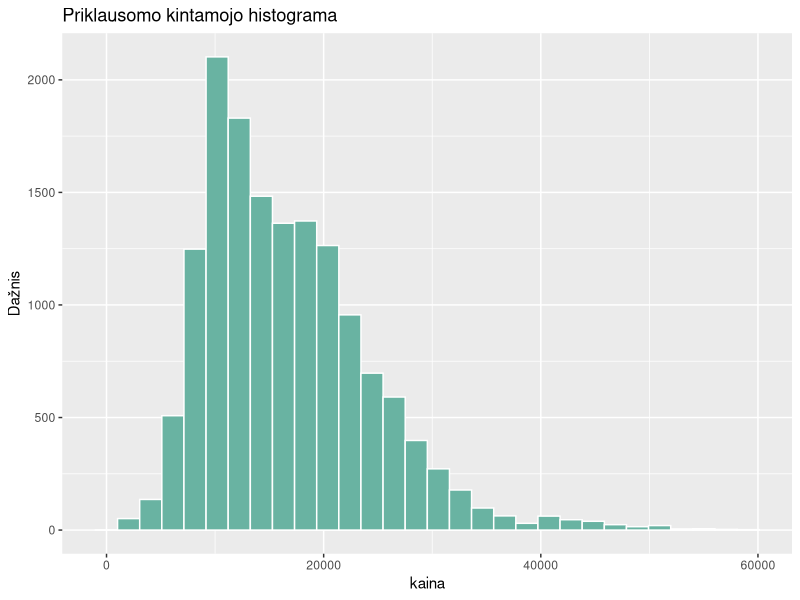
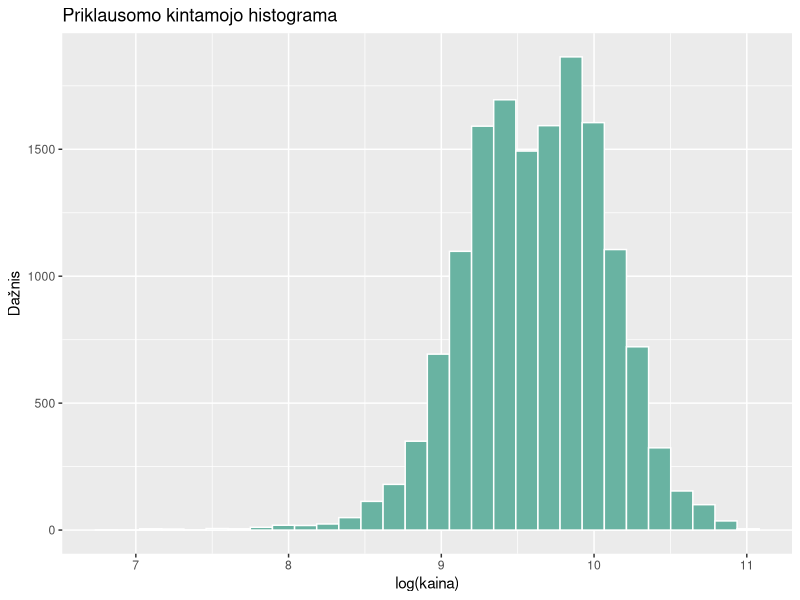
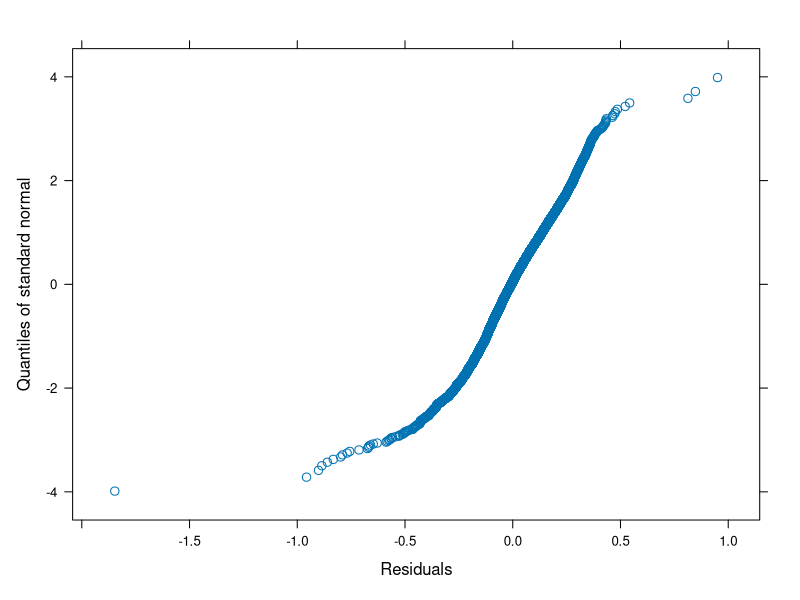
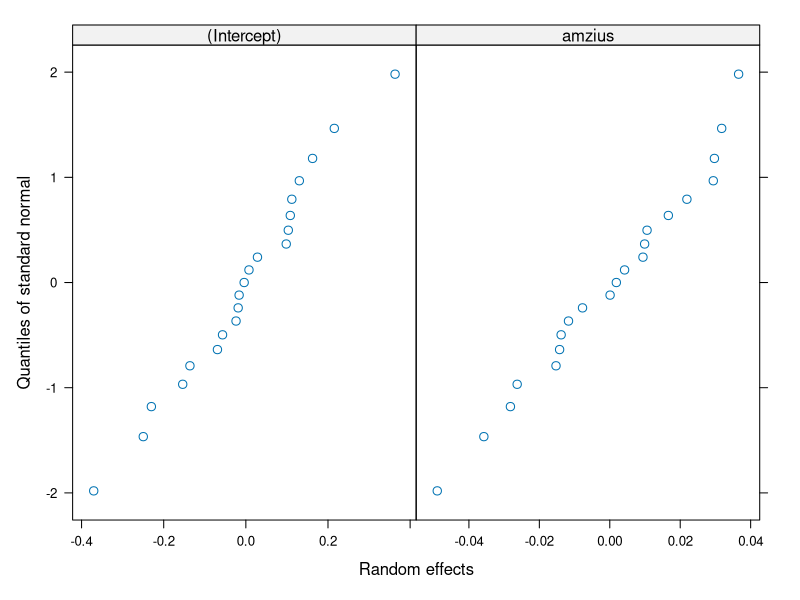
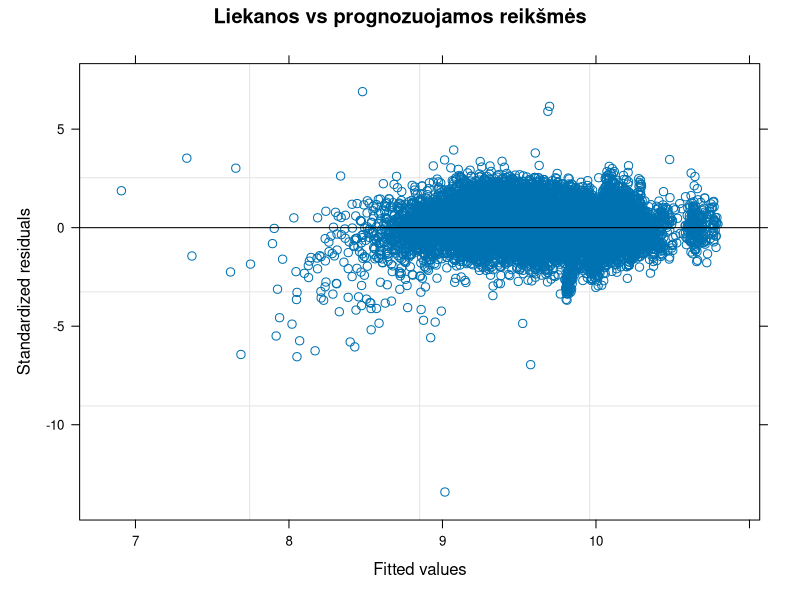
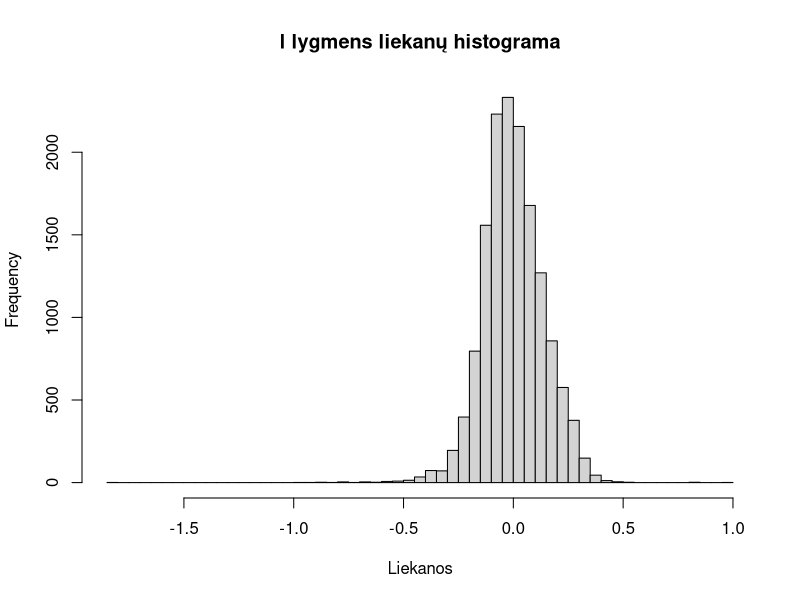

R code for these plots, in order:
# =====================================================================
# Autorės: Lidija Puščiūtė, Darja Baranova
# K6(10) – Savarankiškas HLM: naudotų Volkswagen automobilių kainos
# Duomenys: Kaggle „100,000 UK Used Car Data set“ (failas vw.csv)
# I lygmuo – automobilis (skelbimas), II lygmuo – automobilio modelis
# =====================================================================

# Bibliotekos
library(nlme)      # lme() – hierarchiniai tiesiniai modeliai (kaip paskaitos pavyzdyje)
library(ggplot2)   # priklausomo kintamojo histograma

# ---------------------------------------------------------------------
# 0. Duomenų nuskaitymas ir paruošimas
# ---------------------------------------------------------------------
duom <- read.csv("vw.csv")                               # failas tame pačiame aplanke kaip kodas
duom$model <- trimws(duom$model)                         # pavadinimų priekyje yra tarpas

duom <- subset(duom, fuelType %in% c("Petrol", "Diesel"))   # tik benzininiai ir dyzeliniai
duom <- subset(duom, engineSize > 0)                        # variklio tūris 0 – klaida
duom <- subset(duom, mpg >= 20 & mpg <= 100)                # neįtikėtinos sąnaudų reikšmės
duom <- duom[duom$model %in% names(which(table(duom$model) >= 30)), ]  # modeliai su >= 30 automobilių
duom$model <- factor(duom$model)

duom$lkaina <- log(duom$price)        # priklausomas kintamasis – kainos logaritmas
duom$lkaina_c <- duom$lkaina - mean(duom$lkaina)   # centruota log(kaina) – besąlyginio modelio hipotezėms
duom$amzius <- 2020 - duom$year       # amžius metais (duomenys surinkti 2020 m.)
duom$rida   <- duom$mileage / 1000    # rida, tūkst. mylių
duom$vid_variklis <- ave(duom$engineSize, duom$model)   # II lygmens kintamasis: modelio vidutinis variklio tūris

duom$transmission <- factor(duom$transmission)   # Automatic, Manual, Semi-Auto
duom$fuelType <- factor(duom$fuelType)           # Diesel, Petrol
table(duom$transmission); table(duom$fuelType)

nrow(duom)            # stebėjimų skaičius
nlevels(duom$model)   # II lygmens aibių (modelių) skaičius
sort(table(duom$model))

# ---------------------------------------------------------------------
# 1. Priklausomo kintamojo normalumas
# ---------------------------------------------------------------------
ggplot(duom, aes(x = price)) +
  geom_histogram(bins = 30, fill = "#69b3a2", color = "white") +
  labs(title = "Priklausomo kintamojo histograma", x = "kaina", y = "Dažnis")
ggplot(duom, aes(x = lkaina)) +
  geom_histogram(bins = 30, fill = "#69b3a2", color = "white") +
  labs(title = "Priklausomo kintamojo histograma", x = "log(kaina)", y = "Dažnis")
set.seed(2026)
shapiro.test(sample(duom$lkaina, 5000))   # shapiro.test leidžia iki 5000 stebėjimų – atsitiktinė imtis

# ---------------------------------------------------------------------
# 2. Besąlyginis modelis ir ICC
# ---------------------------------------------------------------------
model.0 <- lme(lkaina_c ~ 1, random = ~ 1 | model, data = duom)   # REML, centruoti duomenys
summary(model.0)
VarCorr(model.0)
tau00 <- as.numeric(VarCorr(model.0)[1, "Variance"])
sigma2_0 <- model.0$sigma^2
ICC <- tau00 / (tau00 + sigma2_0)
ICC
intervals(model.0)    # PI dispersijų st. nuokrypiams (ar tau00 > 0, sigma^2 > 0)

# ---------------------------------------------------------------------
# 3. Intervalinių I lygmens kintamųjų koreliacijos
# ---------------------------------------------------------------------
round(cor(duom[, c("amzius", "rida", "mpg")]), 3)

# ---------------------------------------------------------------------
# 4. Dviejų lygmenų modelis
#    I lygmuo: amzius, rida, mpg (intervaliniai), transmission, fuelType (kategoriniai)
#    II lygmuo: vid_variklis
#    Atsitiktinio poveikio: konstanta ir amzius
#    Kategoriniams kintamiesiems R automatiškai sukuria pseudokintamuosius
#    (bazinės kategorijos – Automatic ir Diesel)
# ---------------------------------------------------------------------
ctrl <- lmeControl(opt = "optim", maxIter = 200, msMaxIter = 200)
model.1 <- lme(lkaina ~ 1 + vid_variklis + amzius + rida + mpg + transmission + fuelType,
               random = ~ 1 + amzius | model, data = duom, control = ctrl)   # REML
summary(model.1)        # fiksuoti parametrai (Fixed effects) ir st. nuokrypiai (Random effects)
VarCorr(model.1)        # dispersijos: tau00, tau11, sigma^2

model.0ml <- update(model.0, method = "ML")   # modelių palyginimui – ML įverčiai
model.1ml <- update(model.1, method = "ML")

# Ar reikalingas atsitiktinis amžiaus nuolydis?
model.1a <- lme(lkaina ~ 1 + vid_variklis + amzius + rida + mpg + transmission + fuelType,
                random = ~ 1 | model, data = duom, method = "ML", control = ctrl)
anova(model.1ml, model.1a)       # p < 0,0001 – atsitiktinis nuolydis reikalingas
AIC(model.0ml)
AIC(model.1ml)

# ---------------------------------------------------------------------
# 5. Modeliai su sąveika (II lygmens kintamasis × I lygmens kintamasis)
# ---------------------------------------------------------------------
# SĄVEIKA 1: vid_variklis ir amzius
# Klausimas: ar didesnio variklio modeliai nuvertėja greičiau?
model.2ml <- update(model.1ml, . ~ . + vid_variklis:amzius)
summary(model.2ml)$tTable
anova(model.1ml, model.2ml)      # sąveika nereikšminga – nereikalinga

# SĄVEIKA 2: vid_variklis ir rida
# Klausimas: ar didesnio variklio modeliams rida kainą veikia kitaip?
model.3ml <- update(model.1ml, . ~ . + vid_variklis:rida)
summary(model.3ml)$tTable
anova(model.1ml, model.3ml)      # sąveika nereikšminga – nereikalinga

# ---------------------------------------------------------------------
# 6. GALUTINIS MODELIS: dviejų lygmenų modelis be sąveikų (model.1, REML)
#    Abi sąveikos nereikšmingos, todėl renkamės paprastesnį modelį
# ---------------------------------------------------------------------
summary(model.1)       # fiksuoti parametrai ir st. nuokrypiai
VarCorr(model.1)       # dispersijos: tau00, tau11, sigma^2

# ---------------------------------------------------------------------
# 7. Galutinio modelio palyginimas su besąlyginiu
# ---------------------------------------------------------------------
sigma2_1 <- model.1$sigma^2
(sigma2_0 - sigma2_1) / sigma2_0              # I lygmens dispersijos sąlyginis pokytis
AIC(model.0ml, model.1ml)                     # anova() netinka – model.0 sudarytas centruotai priklausomai kintamajai
AIC(model.0ml) - AIC(model.1ml)               # Akaikės indekso pokytis

# ---------------------------------------------------------------------
# 8. Prielaidų tikrinimas: liekanų normalumas ir homoskedastiškumas
# ---------------------------------------------------------------------
qqnorm(model.1, ~ resid(.))      # I lygmens liekanos e
qqnorm(model.1, ~ ranef(.))      # II lygmens u0 ir u1
plot(model.1, resid(., type = "pearson") ~ fitted(.), abline = 0,
     main = "Liekanos vs prognozuojamos reikšmės")   # homoskedastiškumas
hist(resid(model.1), breaks = 80, main = "I lygmens liekanų histograma", xlab = "Liekanos")
mean(abs(resid(model.1, type = "pearson")) > 3)   # dalis liekanų, didesnių nei 3 st. nuokrypiai
round(ranef(model.1), 3)                          # kiekvieno modelio u0 ir u1

# ---------------------------------------------------------------------
# 9. Prognozė su galutiniu modeliu
#    3 metų VW Golf, 30 tūkst. mylių rida, 55 mpg, mechaninė dėžė, benzinas
# ---------------------------------------------------------------------
vv_golf <- unique(duom$vid_variklis[duom$model == "Golf"])   # Golf vidutinis variklio tūris
naujas_golf <- data.frame(
  model = factor("Golf", levels = levels(duom$model)),
  vid_variklis = vv_golf,
  amzius = 3,
  rida = 30,
  mpg = 55,
  transmission = factor("Manual", levels = levels(duom$transmission)),
  fuelType = factor("Petrol", levels = levels(duom$fuelType))
)

exp(predict(model.1, naujas_golf, level = 0))   # pagal fiksuotą dalį (level = 0), £
exp(predict(model.1, naujas_golf, level = 1))   # su Golf atsitiktiniais efektais (level = 1), £
